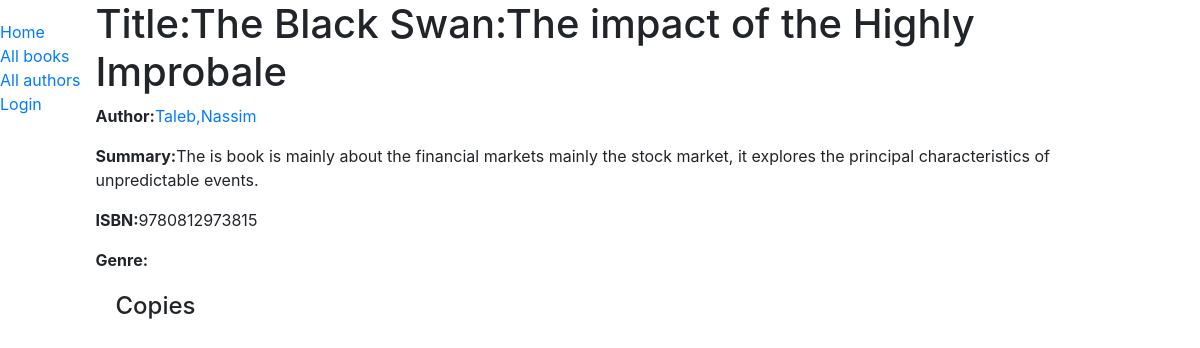
Screenshot of /book/1 with the database file from the repository.
### catalog/models.py (models this page shows, shortened)
class Book(models.Model):
    title=models.CharField(max_length=200)
    author=models.ForeignKey(
        'Author',
        on_delete=models.SET_NULL,
        null=True)
    summary = models.TextField(max_length=1000,help_text="Enter a brief description of the book")
    isbn = models.CharField('ISBN',max_length=13,unique=True,help_text="13 Characters <a href='https://www.isbn-international.org/content/what-isbn'>ISBN number</a>")
    """
    #ManyToManyField used because genre can contain many books.
    #Books Model Object can cover many genres.
    #Genre class has already been defined so we can specify the object above
    #

    """
    genre =models.ManyToManyField(Genre,
        help_text="Select a genre for this book")
    def display_genre(self):
        """Create a string for the Genre.
        This is required to display genre in Admin"""
        return ','.join(genre.name for genre in self.genre.all()[:3])
    display_genre.short_description='Genre'

class Author(models.Model):
    first_name=models.CharField(max_length=100)
    last_name=models.CharField(max_length=100)
    date_of_birth=models.DateTimeField(null=True,blank=True)
    date_of_death=models.DateTimeField('Died',null=True,blank=True)
    def get_absolute_url(self):
        return reverse('book-detail',args=[str(self.id)])
    def __str__(self):
        return f'{self.last_name},{self.first_name}'
    class Meta:
        ordering=['last_name','first_name']

### catalog/views.py (the view)
# urls.py: path('book/<int:pk>',views.BookDetailView.as_view(),name='book-detail'),
class BookDetailView(generic.DetailView):
    model = Book
    paginate_by=5
    template_name='book_detail.html'

### catalog/templates/book_detail.html (shortened to what this page needs)
{% extends "base_generic.html" %}
{% block content %}
<h1>Title:{{  book.title  }}</h1>
<p><strong>Author:</strong><a href=" {{book.author.get_absolute_url}}">{{  book.author  }}</a></p>
<p><strong>Summary:</strong>{{  book.summary  }}</p>
<p><strong>ISBN:</strong>{{  book.isbn  }}</p>
<p><strong>Genre:</strong>{{  book.all|join:" ,"  }}</p>
<div style="margin-left:20px;margin-top:20px">
    <h4>Copies</h4>
   {% endblock %}

### rows the page displays
Book: title "The Black Swan:The impact of the Highly Improbale", author "Taleb,Nassim", summary "The is book is mainly about the financial markets mainly the stock market, it explores the principal characteristics of unpredictable events.", isbn "9780812973815"
